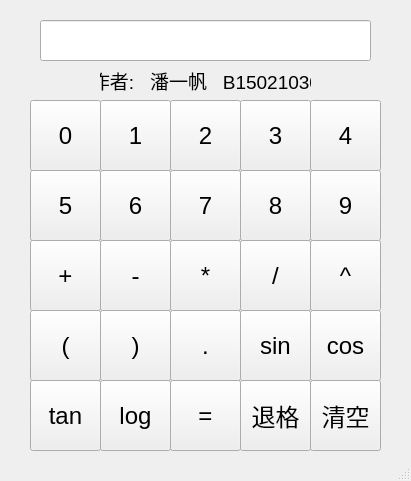
<?xml version="1.0" encoding="UTF-8"?>
<ui version="4.0">
 <class>MainWindow</class>
 <widget class="QMainWindow" name="MainWindow">
  <property name="geometry">
   <rect>
    <x>0</x>
    <y>0</y>
    <width>411</width>
    <height>481</height>
   </rect>
  </property>
  <property name="windowTitle">
   <string>基于LL(1)文法的计算器</string>
  </property>
  <widget class="QWidget" name="centralWidget">
   <widget class="QLineEdit" name="show">
    <property name="enabled">
     <bool>true</bool>
    </property>
    <property name="geometry">
     <rect>
      <x>40</x>
      <y>20</y>
      <width>331</width>
      <height>41</height>
     </rect>
    </property>
    <property name="font">
     <font>
      <pointsize>18</pointsize>
     </font>
    </property>
    <property name="cursor">
     <cursorShape>IBeamCursor</cursorShape>
    </property>
    <property name="mouseTracking">
     <bool>true</bool>
    </property>
    <property name="layoutDirection">
     <enum>Qt::LeftToRight</enum>
    </property>
    <property name="alignment">
     <set>Qt::AlignRight|Qt::AlignTrailing|Qt::AlignVCenter</set>
    </property>
    <property name="readOnly">
     <bool>true</bool>
    </property>
   </widget>
   <widget class="QPushButton" name="input_0">
    <property name="geometry">
     <rect>
      <x>30</x>
      <y>100</y>
      <width>71</width>
      <height>71</height>
     </rect>
    </property>
    <property name="font">
     <font>
      <pointsize>18</pointsize>
     </font>
    </property>
    <property name="text">
     <string>0</string>
    </property>
   </widget>
   <widget class="QPushButton" name="input_2">
    <property name="geometry">
     <rect>
      <x>170</x>
      <y>100</y>
      <width>71</width>
      <height>71</height>
     </rect>
    </property>
    <property name="font">
     <font>
      <pointsize>18</pointsize>
     </font>
    </property>
    <property name="text">
     <string>2</string>
    </property>
   </widget>
   <widget class="QPushButton" name="input_5">
    <property name="geometry">
     <rect>
      <x>30</x>
      <y>170</y>
      <width>71</width>
      <height>71</height>
     </rect>
    </property>
    <property name="font">
     <font>
      <pointsize>18</pointsize>
     </font>
    </property>
    <property name="text">
     <string>5</string>
    </property>
   </widget>
   <widget class="QPushButton" name="input_4">
    <property name="geometry">
     <rect>
      <x>310</x>
      <y>100</y>
      <width>71</width>
      <height>71</height>
     </rect>
    </property>
    <property name="font">
     <font>
      <pointsize>18</pointsize>
     </font>
    </property>
    <property name="text">
     <string>4</string>
    </property>
   </widget>
   <widget class="QPushButton" name="input_1">
    <property name="geometry">
     <rect>
      <x>100</x>
      <y>100</y>
      <width>71</width>
      <height>71</height>
     </rect>
    </property>
    <property name="font">
     <font>
      <pointsize>18</pointsize>
     </font>
    </property>
    <property name="text">
     <string>1</string>
    </property>
   </widget>
   <widget class="QPushButton" name="input_3">
    <property name="geometry">
     <rect>
      <x>240</x>
      <y>100</y>
      <width>71</width>
      <height>71</height>
     </rect>
    </property>
    <property name="font">
     <font>
      <pointsize>18</pointsize>
     </font>
    </property>
    <property name="text">
     <string>3</string>
    </property>
   </widget>
   <widget class="QPushButton" name="input_9">
    <property name="geometry">
     <rect>
      <x>310</x>
      <y>170</y>
      <width>71</width>
      <height>71</height>
     </rect>
    </property>
    <property name="font">
     <font>
      <pointsize>18</pointsize>
     </font>
    </property>
    <property name="text">
     <string>9</string>
    </property>
   </widget>
   <widget class="QPushButton" name="input_8">
    <property name="geometry">
     <rect>
      <x>240</x>
      <y>170</y>
      <width>71</width>
      <height>71</height>
     </rect>
    </property>
    <property name="font">
     <font>
      <pointsize>18</pointsize>
     </font>
    </property>
    <property name="text">
     <string>8</string>
    </property>
   </widget>
   <widget class="QPushButton" name="input_7">
    <property name="geometry">
     <rect>
      <x>170</x>
      <y>170</y>
      <width>71</width>
      <height>71</height>
     </rect>
    </property>
    <property name="font">
     <font>
      <pointsize>18</pointsize>
     </font>
    </property>
    <property name="text">
     <string>7</string>
    </property>
   </widget>
   <widget class="QPushButton" name="input_6">
    <property name="geometry">
     <rect>
      <x>100</x>
      <y>170</y>
      <width>71</width>
      <height>71</height>
     </rect>
    </property>
    <property name="font">
     <font>
      <pointsize>18</pointsize>
     </font>
    </property>
    <property name="text">
     <string>6</string>
    </property>
   </widget>
   <widget class="QPushButton" name="addButton">
    <property name="geometry">
     <rect>
      <x>30</x>
      <y>240</y>
      <width>71</width>
      <height>71</height>
     </rect>
    </property>
    <property name="font">
     <font>
      <pointsize>18</pointsize>
     </font>
    </property>
    <property name="text">
     <string>+</string>
    </property>
   </widget>
   <widget class="QPushButton" name="sinButton">
    <property name="geometry">
     <rect>
      <x>240</x>
      <y>310</y>
      <width>71</width>
      <height>71</height>
     </rect>
    </property>
    <property name="font">
     <font>
      <pointsize>18</pointsize>
     </font>
    </property>
    <property name="text">
     <string>sin</string>
    </property>
   </widget>
   <widget class="QPushButton" name="powButton">
    <property name="geometry">
     <rect>
      <x>310</x>
      <y>240</y>
      <width>71</width>
      <height>71</height>
     </rect>
    </property>
    <property name="font">
     <font>
      <pointsize>18</pointsize>
     </font>
    </property>
    <property name="text">
     <string>^</string>
    </property>
   </widget>
   <widget class="QPushButton" name="divButton">
    <property name="geometry">
     <rect>
      <x>240</x>
      <y>240</y>
      <width>71</width>
      <height>71</height>
     </rect>
    </property>
    <property name="font">
     <font>
      <pointsize>18</pointsize>
     </font>
    </property>
    <property name="text">
     <string>/</string>
    </property>
   </widget>
   <widget class="QPushButton" name="mulButton">
    <property name="geometry">
     <rect>
      <x>170</x>
      <y>240</y>
      <width>71</width>
      <height>71</height>
     </rect>
    </property>
    <property name="font">
     <font>
      <pointsize>18</pointsize>
     </font>
    </property>
    <property name="text">
     <string>*</string>
    </property>
   </widget>
   <widget class="QPushButton" name="minusButton">
    <property name="geometry">
     <rect>
      <x>100</x>
      <y>240</y>
      <width>71</width>
      <height>71</height>
     </rect>
    </property>
    <property name="font">
     <font>
      <pointsize>18</pointsize>
     </font>
    </property>
    <property name="text">
     <string>-</string>
    </property>
   </widget>
   <widget class="QPushButton" name="cosButton">
    <property name="geometry">
     <rect>
      <x>310</x>
      <y>310</y>
      <width>71</width>
      <height>71</height>
     </rect>
    </property>
    <property name="font">
     <font>
      <pointsize>18</pointsize>
     </font>
    </property>
    <property name="text">
     <string>cos</string>
    </property>
   </widget>
   <widget class="QPushButton" name="logButton">
    <property name="geometry">
     <rect>
      <x>100</x>
      <y>380</y>
      <width>71</width>
      <height>71</height>
     </rect>
    </property>
    <property name="font">
     <font>
      <pointsize>18</pointsize>
     </font>
    </property>
    <property name="text">
     <string>log</string>
    </property>
   </widget>
   <widget class="QPushButton" name="tanButton">
    <property name="geometry">
     <rect>
      <x>30</x>
      <y>380</y>
      <width>71</width>
      <height>71</height>
     </rect>
    </property>
    <property name="font">
     <font>
      <pointsize>18</pointsize>
     </font>
    </property>
    <property name="text">
     <string>tan</string>
    </property>
   </widget>
   <widget class="QPushButton" name="clearButton">
    <property name="geometry">
     <rect>
      <x>310</x>
      <y>380</y>
      <width>71</width>
      <height>71</height>
     </rect>
    </property>
    <property name="font">
     <font>
      <pointsize>18</pointsize>
     </font>
    </property>
    <property name="text">
     <string>清空</string>
    </property>
   </widget>
   <widget class="QPushButton" name="backButton">
    <property name="geometry">
     <rect>
      <x>240</x>
      <y>380</y>
      <width>71</width>
      <height>71</height>
     </rect>
    </property>
    <property name="font">
     <font>
      <pointsize>18</pointsize>
     </font>
    </property>
    <property name="text">
     <string>退格</string>
    </property>
   </widget>
   <widget class="QPushButton" name="left_bracket">
    <property name="geometry">
     <rect>
      <x>30</x>
      <y>310</y>
      <width>71</width>
      <height>71</height>
     </rect>
    </property>
    <property name="font">
     <font>
      <pointsize>18</pointsize>
     </font>
    </property>
    <property name="text">
     <string>(</string>
    </property>
   </widget>
   <widget class="QPushButton" name="right_bracket">
    <property name="geometry">
     <rect>
      <x>100</x>
      <y>310</y>
      <width>71</width>
      <height>71</height>
     </rect>
    </property>
    <property name="font">
     <font>
      <pointsize>18</pointsize>
     </font>
    </property>
    <property name="text">
     <string>)</string>
    </property>
   </widget>
   <widget class="QPushButton" name="calcButton">
    <property name="geometry">
     <rect>
      <x>170</x>
      <y>380</y>
      <width>71</width>
      <height>71</height>
     </rect>
    </property>
    <property name="font">
     <font>
      <pointsize>18</pointsize>
     </font>
    </property>
    <property name="text">
     <string>=</string>
    </property>
   </widget>
   <widget class="QPushButton" name="input_dot">
    <property name="geometry">
     <rect>
      <x>170</x>
      <y>310</y>
      <width>71</width>
      <height>71</height>
     </rect>
    </property>
    <property name="font">
     <font>
      <pointsize>18</pointsize>
     </font>
    </property>
    <property name="text">
     <string>.</string>
    </property>
   </widget>
   <widget class="QLabel" name="label">
    <property name="geometry">
     <rect>
      <x>100</x>
      <y>70</y>
      <width>211</width>
      <height>21</height>
     </rect>
    </property>
    <property name="font">
     <font>
      <pointsize>14</pointsize>
     </font>
    </property>
    <property name="text">
     <string>作者:   潘一帆   B15021030</string>
    </property>
    <property name="alignment">
     <set>Qt::AlignCenter</set>
    </property>
   </widget>
  </widget>
  <widget class="QStatusBar" name="statusBar"/>
 </widget>
 <layoutdefault spacing="6" margin="11"/>
 <resources/>
 <connections/>
</ui>
